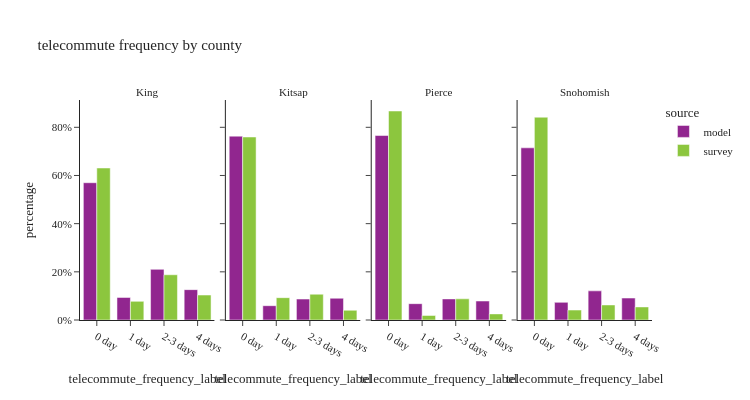

This figure's notebook cell:
### Code cell
util.plot_share_facetbar(per_data, 'person_weight', share_col="telecommute_frequency_label", title="telecommute frequency by county", 
                            facet_col="county_label", facet_col_wrap=4, height=400, orientation='v')

### Figure 1 — Plotly figure (JSON) as saved in the notebook; plotly's stock layout.template omitted (floating-point values rounded to 4 significant figures)
{"data": [{"alignmentgroup": "True", "customdata": [[628115], [103292], [231759], [138971]], "hovertemplate": "source=model<br>county_label=King<br>telecommute_frequency_label=%{x}<br>percentage=%{y}<br>sample_size=%{customdata[0]}<extra></extra>", "legendgroup": "model", "marker": {"color": "#91268F", "pattern": {"shape": ""}}, "name": "model", "offsetgroup": "model", "orientation": "v", "showlegend": true, "textposition": "auto", "type": "bar", "x": ["0 day", "1 day", "2-3 days", "4 days"], "xaxis": "x", "y": [0.5699, 0.09372, 0.2103, 0.1261], "yaxis": "y"}, {"alignmentgroup": "True", "customdata": [[80521], [6261], [9168], [9531]], "hovertemplate": "source=model<br>county_label=Kitsap<br>telecommute_frequency_label=%{x}<br>percentage=%{y}<br>sample_size=%{customdata[0]}<extra></extra>", "legendgroup": "model", "marker": {"color": "#91268F", "pattern": {"shape": ""}}, "name": "model", "offsetgroup": "model", "orientation": "v", "showlegend": false, "textposition": "auto", "type": "bar", "x": ["0 day", "1 day", "2-3 days", "4 days"], "xaxis": "x2", "y": [0.7634, 0.05936, 0.08692, 0.09036], "yaxis": "y2"}, {"alignmentgroup": "True", "customdata": [[298886], [26481], [34159], [30741]], "hovertemplate": "source=model<br>county_label=Pierce<br>telecommute_frequency_label=%{x}<br>percentage=%{y}<br>sample_size=%{customdata[0]}<extra></extra>", "legendgroup": "model", "marker": {"color": "#91268F", "pattern": {"shape": ""}}, "name": "model", "offsetgroup": "model", "orientation": "v", "showlegend": false, "textposition": "auto", "type": "bar", "x": ["0 day", "1 day", "2-3 days", "4 days"], "xaxis": "x3", "y": [0.7659, 0.06785, 0.08753, 0.07877], "yaxis": "y3"}, {"alignmentgroup": "True", "customdata": [[271757], [27840], [45991], [34632]], "hovertemplate": "source=model<br>county_label=Snohomish<br>telecommute_frequency_label=%{x}<br>percentage=%{y}<br>sample_size=%{customdata[0]}<extra></extra>", "legendgroup": "model", "marker": {"color": "#91268F", "pattern": {"shape": ""}}, "name": "model", "offsetgroup": "model", "orientation": "v", "showlegend": false, "textposition": "auto", "type": "bar", "x": ["0 day", "1 day", "2-3 days", "4 days"], "xaxis": "x4", "y": [0.7147, 0.07322, 0.121, 0.09108], "yaxis": "y4"}, {"alignmentgroup": "True", "customdata": [[1344], [171], [608], [418]], "hovertemplate": "source=survey<br>county_label=King<br>telecommute_frequency_label=%{x}<br>percentage=%{y}<br>sample_size=%{customdata[0]}<extra></extra>", "legendgroup": "survey", "marker": {"color": "#8CC63E", "pattern": {"shape": ""}}, "name": "survey", "offsetgroup": "survey", "orientation": "v", "showlegend": true, "textposition": "auto", "type": "bar", "x": ["0 day", "1 day", "2-3 days", "4 days"], "xaxis": "x", "y": [0.6311, 0.0774, 0.1879, 0.1036], "yaxis": "y"}, {"alignmentgroup": "True", "customdata": [[117], [7], [19], [18]], "hovertemplate": "source=survey<br>county_label=Kitsap<br>telecommute_frequency_label=%{x}<br>percentage=%{y}<br>sample_size=%{customdata[0]}<extra></extra>", "legendgroup": "survey", "marker": {"color": "#8CC63E", "pattern": {"shape": ""}}, "name": "survey", "offsetgroup": "survey", "orientation": "v", "showlegend": false, "textposition": "auto", "type": "bar", "x": ["0 day", "1 day", "2-3 days", "4 days"], "xaxis": "x2", "y": [0.7598, 0.09272, 0.1071, 0.04037], "yaxis": "y2"}, {"alignmentgroup": "True", "customdata": [[252], [19], [40], [29]], "hovertemplate": "source=survey<br>county_label=Pierce<br>telecommute_frequency_label=%{x}<br>percentage=%{y}<br>sample_size=%{customdata[0]}<extra></extra>", "legendgroup": "survey", "marker": {"color": "#8CC63E", "pattern": {"shape": ""}}, "name": "survey", "offsetgroup": "survey", "orientation": "v", "showlegend": false, "textposition": "auto", "type": "bar", "x": ["0 day", "1 day", "2-3 days", "4 days"], "xaxis": "x3", "y": [0.8677, 0.01893, 0.08794, 0.02543], "yaxis": "y3"}, {"alignmentgroup": "True", "customdata": [[251], [23], [57], [47]], "hovertemplate": "source=survey<br>county_label=Snohomish<br>telecommute_frequency_label=%{x}<br>percentage=%{y}<br>sample_size=%{customdata[0]}<extra></extra>", "legendgroup": "survey", "marker": {"color": "#8CC63E", "pattern": {"shape": ""}}, "name": "survey", "offsetgroup": "survey", "orientation": "v", "showlegend": false, "textposition": "auto", "type": "bar", "x": ["0 day", "1 day", "2-3 days", "4 days"], "xaxis": "x4", "y": [0.8419, 0.04131, 0.06251, 0.05427], "yaxis": "y4"}], "layout": {"annotations": [{"font": {}, "showarrow": false, "text": "King", "x": 0.1175, "xanchor": "center", "xref": "paper", "y": 1.0, "yanchor": "bottom", "yref": "paper"}, {"font": {}, "showarrow": false, "text": "Kitsap", "x": 0.3725, "xanchor": "center", "xref": "paper", "y": 1.0, "yanchor": "bottom", "yref": "paper"}, {"font": {}, "showarrow": false, "text": "Pierce", "x": 0.6275, "xanchor": "center", "xref": "paper", "y": 1.0, "yanchor": "bottom", "yref": "paper"}, {"font": {}, "showarrow": false, "text": "Snohomish", "x": 0.8825, "xanchor": "center", "xref": "paper", "y": 1.0, "yanchor": "bottom", "yref": "paper"}], "barmode": "group", "height": 400, "legend": {"title": {"text": "source"}, "tracegroupgap": 0}, "title": {"text": "telecommute frequency by county"}, "width": 750, "xaxis": {"anchor": "y", "domain": [0.0, 0.235], "title": {"text": "telecommute_frequency_label"}}, "xaxis2": {"anchor": "y2", "domain": [0.255, 0.49], "matches": "x", "title": {"text": "telecommute_frequency_label"}}, "xaxis3": {"anchor": "y3", "domain": [0.51, 0.745], "matches": "x", "title": {"text": "telecommute_frequency_label"}}, "xaxis4": {"anchor": "y4", "domain": [0.765, 1.0], "matches": "x", "title": {"text": "telecommute_frequency_label"}}, "yaxis": {"anchor": "x", "domain": [0.0, 1.0], "tickformat": ".0%", "title": {"text": "percentage"}}, "yaxis2": {"anchor": "x2", "domain": [0.0, 1.0], "matches": "y", "showticklabels": false, "tickformat": ".0%"}, "yaxis3": {"anchor": "x3", "domain": [0.0, 1.0], "matches": "y", "showticklabels": false, "tickformat": ".0%"}, "yaxis4": {"anchor": "x4", "domain": [0.0, 1.0], "matches": "y", "showticklabels": false, "tickformat": ".0%"}}}
